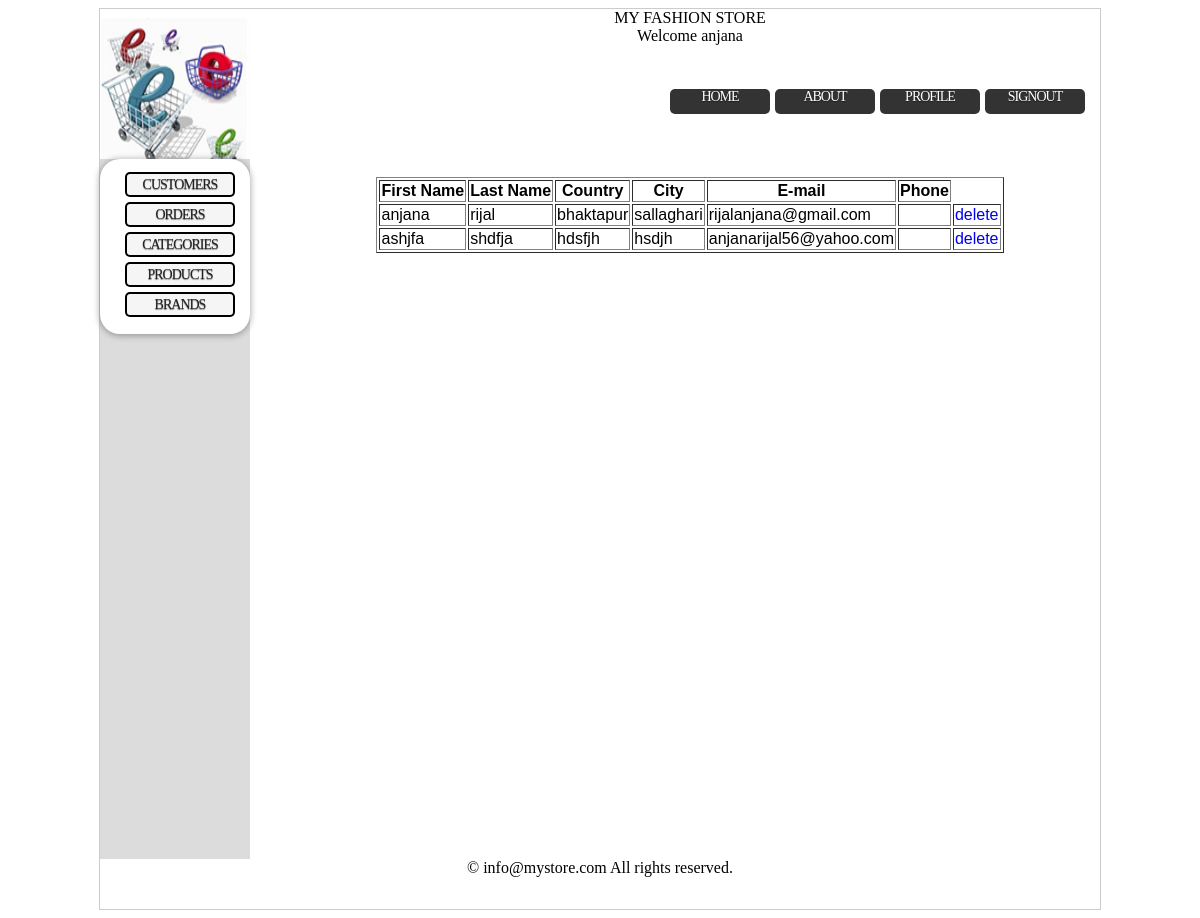
The page /admin/customer.php (signed in) on the database its author committed.
### tables this page shows
CREATE TABLE IF NOT EXISTS `customer` (
  `id` int(11) NOT NULL AUTO_INCREMENT,
  `password` varchar(255) NOT NULL,
  `sfname` varchar(255) NOT NULL,
  `slname` varchar(255) NOT NULL,
  `saddress` varchar(255) NOT NULL,
  `scity` varchar(255) NOT NULL,
  `Email` varchar(255) NOT NULL,
  `phone` varchar(255) NOT NULL,
  `pfname` varchar(255) NOT NULL,
  `plname` varchar(255) NOT NULL,
  `paddress` varchar(255) NOT NULL,
  `pcity` varchar(255) NOT NULL,
  `pphone` varchar(255) NOT NULL,
  PRIMARY KEY (`id`)
);

### library/sql.php (called while the page is built, shortened)
<?php
class DB
{
	public function query($sql)
	{
		$result = mysql_query($sql) or die(mysql_error());
		if($result) return $result;
		else return false;
	}
}
?>

### admin/customer.php (the view, shortened to what this page needs)
<?php
require_once ('../library/sql.php');
$db=new DB();
$result=$db->query("select * FROM customer");
?>
<html>
	<head>
	<link rel="stylesheet" type="text/css" href="../CSS/style.css" media="screen" />
	</head>
	<body>
		<div class="wrapper">
			<?php
				require_once '../library/header.php';
				require_once '../library/content.php';
			?>
			<div class="rightcontent">
				<?php
				if(mysql_num_rows($result)>0)
				{
					?>
						<br/><table align='center' border='1'>
						 <tr><th>First Name</th>
						 <th>Last Name</th><th>Country</th>
						 <th>City</th><th>E-mail</th>
						 <th>Phone</th></tr>
					<?php
					while($row=mysql_fetch_assoc($result))
					{
					?>
						<tr><td><?php echo $row['sfname'];?></td>
						<td><?php echo $row['slname'];?></td>
						<td><?php echo $row['saddress'];?></td>
						<td><?php echo $row['scity'];?></td>
						<td><?php echo $row['Email'];?></td>
						<td><?php echo $row['sphone'];?></td>
						<td><a href="customer.php?deletecustomer=<?php echo $row['id'];?>" style="text-decoration:none;">delete</a></td></tr>
					<?php
					}
				}
				else
					header("Location:main.php?msg=no customers are registered");
				?>
				</table>
			</div>
			<div class="footer">
				&copy; info@mystore.com All rights reserved.
			</div>
		</div>
	</body>
</html>

### CSS/style.css (style rules this page uses)
.wrapper { background-color:#FFFFFF; width: 1000px; border: 1px solid #cccccc; height: 900px; margin: 0px auto; }
.footer { float:left; height:50px; width:1000px; background-color:#FFFFFF; color: #000000; text-align:center; }
.rightcontent { float: right; height: 700px; width: 820px; background: #FFFFFF; color: #035A85; font-family: Verdana, Arial, Helvetica; }

### rows shown on the page
customer: sfname "anjana", slname "rijal", saddress "bhaktapur", scity "sallaghari", Email "rijalanjana@gmail.com"
customer: sfname "ashjfa", slname "shdfja", saddress "hdsfjh", scity "hsdjh", Email "anjanarijal56@yahoo.com"

### other values the page prints
$_SESSION['username'] "anjana"
